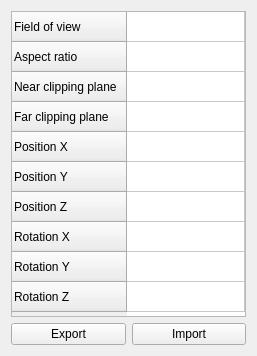
<?xml version="1.0" encoding="UTF-8"?>
<ui version="4.0">
 <class>CCameraSettings</class>
 <widget class="QDialog" name="CCameraSettings">
  <property name="geometry">
   <rect>
    <x>0</x>
    <y>0</y>
    <width>257</width>
    <height>356</height>
   </rect>
  </property>
  <property name="windowTitle">
   <string>Camera settings</string>
  </property>
  <layout class="QVBoxLayout" name="verticalLayout">
   <item>
    <widget class="CQtTable" name="table">
     <attribute name="horizontalHeaderVisible">
      <bool>false</bool>
     </attribute>
     <attribute name="horizontalHeaderStretchLastSection">
      <bool>true</bool>
     </attribute>
     <row>
      <property name="text">
       <string>Field of view</string>
      </property>
     </row>
     <row>
      <property name="text">
       <string>Aspect ratio</string>
      </property>
     </row>
     <row>
      <property name="text">
       <string>Near clipping plane</string>
      </property>
     </row>
     <row>
      <property name="text">
       <string>Far clipping plane</string>
      </property>
     </row>
     <row>
      <property name="text">
       <string>Position X</string>
      </property>
     </row>
     <row>
      <property name="text">
       <string>Position Y</string>
      </property>
     </row>
     <row>
      <property name="text">
       <string>Position Z</string>
      </property>
     </row>
     <row>
      <property name="text">
       <string>Rotation X</string>
      </property>
     </row>
     <row>
      <property name="text">
       <string>Rotation Y</string>
      </property>
     </row>
     <row>
      <property name="text">
       <string>Rotation Z</string>
      </property>
     </row>
     <column>
      <property name="text">
       <string/>
      </property>
     </column>
    </widget>
   </item>
   <item>
    <layout class="QHBoxLayout" name="horizontalLayout">
     <item>
      <widget class="QPushButton" name="buttonExport">
       <property name="text">
        <string>Export</string>
       </property>
       <property name="autoDefault">
        <bool>false</bool>
       </property>
      </widget>
     </item>
     <item>
      <widget class="QPushButton" name="buttonImport">
       <property name="text">
        <string>Import</string>
       </property>
       <property name="autoDefault">
        <bool>false</bool>
       </property>
      </widget>
     </item>
    </layout>
   </item>
  </layout>
 </widget>
 <layoutdefault spacing="6" margin="11"/>
 <customwidgets>
  <customwidget>
   <class>CQtTable</class>
   <extends>QTableWidget</extends>
   <header>QtTable.h</header>
  </customwidget>
 </customwidgets>
 <resources/>
 <connections/>
</ui>
